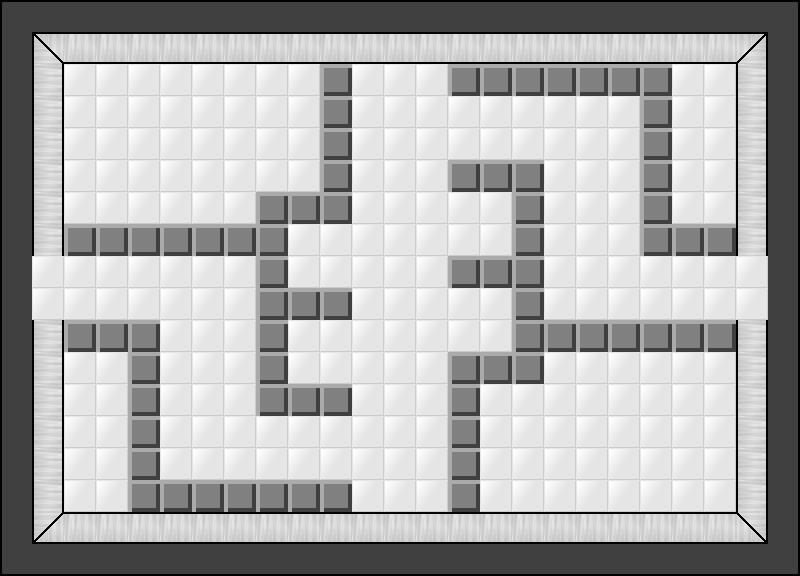

A 2D game scene composited from a Tiled map and its tileset images. What follows is a short description and the map's XML, with each tile layer's data collapsed to a summary:
An orthogonal 25x18 tile map with 32x32 px tiles, 2 tile layers (Tile Layer 2, Tile Layer 1) and 14 objects (6x laser, 6x blade, 2x door).

<map version="1.0" orientation="orthogonal" width="25" height="18" tilewidth="32" tileheight="32">
 <tileset firstgid="1" name="room_tileset" tilewidth="32" tileheight="32">
  <image source="../graphics/room_tileset.png" width="192" height="224" />
 </tileset>
 <layer name="Tile Layer 2" width="25" height="18">
  <data>[450 cells, 450 non-empty, 1 distinct tile ids]</data>
 </layer>
 <layer name="Tile Layer 1" width="25" height="18">
  <data>[450 cells, 226 non-empty, 15 distinct tile ids]</data>
 </layer>
 <objectgroup name="Object Layer 1" width="25" height="18">
  <object name="door" type="door" x="32" y="256" width="32" height="64" />
  <object name="door" type="door" x="736" y="256" width="32" height="64" />
  <object name="laser" type="laser" x="352" y="64" width="32" height="32" />
  <object name="laser" type="laser" x="384" y="64" width="32" height="32" />
  <object name="laser" type="laser" x="416" y="64" width="32" height="32" />
  <object name="laser" type="laser" x="352" y="480" width="32" height="32" />
  <object name="laser" type="laser" x="384" y="480" width="32" height="32" />
  <object name="laser" type="laser" x="416" y="480" width="32" height="32" />
  <object name="blade" type="blade" x="224" y="448" width="32" height="32" />
  <object name="blade" type="blade" x="544" y="96" width="32" height="32" />
  <object name="blade" type="blade" x="576" y="96" width="32" height="32" />
  <object name="blade" type="blade" x="608" y="288" width="32" height="32" />
  <object name="blade" type="blade" x="192" y="448" width="32" height="32" />
  <object name="blade" type="blade" x="160" y="256" width="32" height="32" />
 </objectgroup>
</map>
